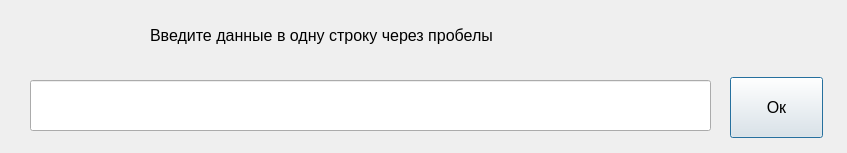
<?xml version="1.0" encoding="UTF-8"?>
<ui version="4.0">
 <class>Dialog</class>
 <widget class="QDialog" name="Dialog">
  <property name="geometry">
   <rect>
    <x>0</x>
    <y>0</y>
    <width>847</width>
    <height>153</height>
   </rect>
  </property>
  <property name="windowTitle">
   <string>Dialog</string>
  </property>
  <widget class="QLineEdit" name="lineEdit">
   <property name="geometry">
    <rect>
     <x>30</x>
     <y>80</y>
     <width>681</width>
     <height>51</height>
    </rect>
   </property>
  </widget>
  <widget class="QLabel" name="label">
   <property name="geometry">
    <rect>
     <x>150</x>
     <y>10</y>
     <width>441</width>
     <height>51</height>
    </rect>
   </property>
   <property name="font">
    <font>
     <pointsize>12</pointsize>
    </font>
   </property>
   <property name="text">
    <string>Введите данные в одну строку через пробелы</string>
   </property>
  </widget>
  <widget class="QPushButton" name="pushButton">
   <property name="geometry">
    <rect>
     <x>730</x>
     <y>77</y>
     <width>93</width>
     <height>61</height>
    </rect>
   </property>
   <property name="font">
    <font>
     <pointsize>12</pointsize>
    </font>
   </property>
   <property name="text">
    <string>Ок</string>
   </property>
  </widget>
 </widget>
 <resources/>
 <connections/>
</ui>
